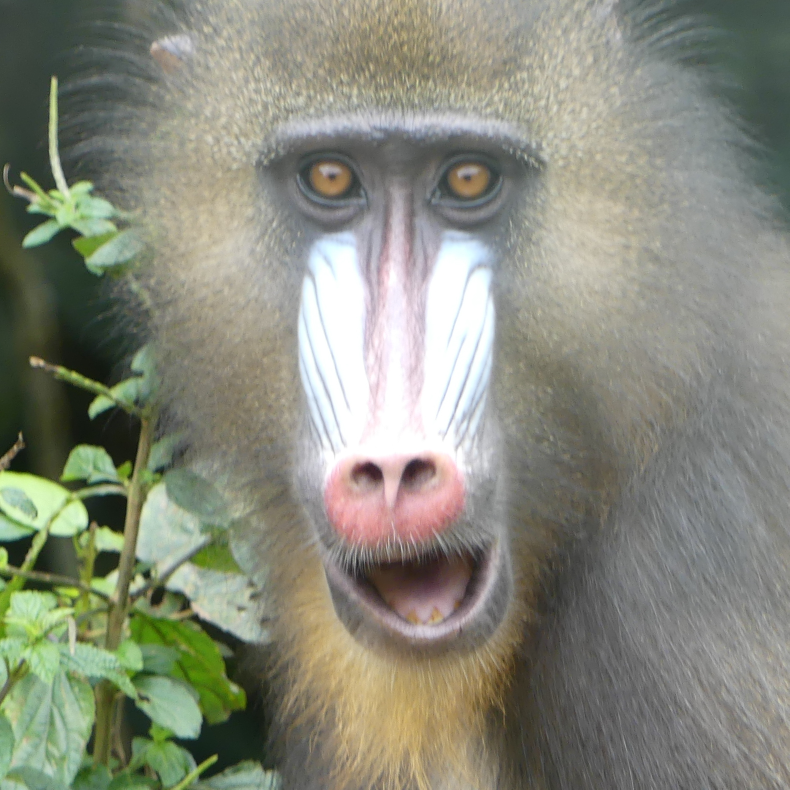
#> input picture face.jpg, 1579 x 1579 px (shown at 1/2 size)
$ python feature_detection.py   (Python 2 division)
#> lines starting #> are read from the running program, lines starting #| are printed output that depends on the picture
# coding=utf-8
import cv2
import numpy as np

img = cv2.imread("face.jpg", cv2.IMREAD_GRAYSCALE)
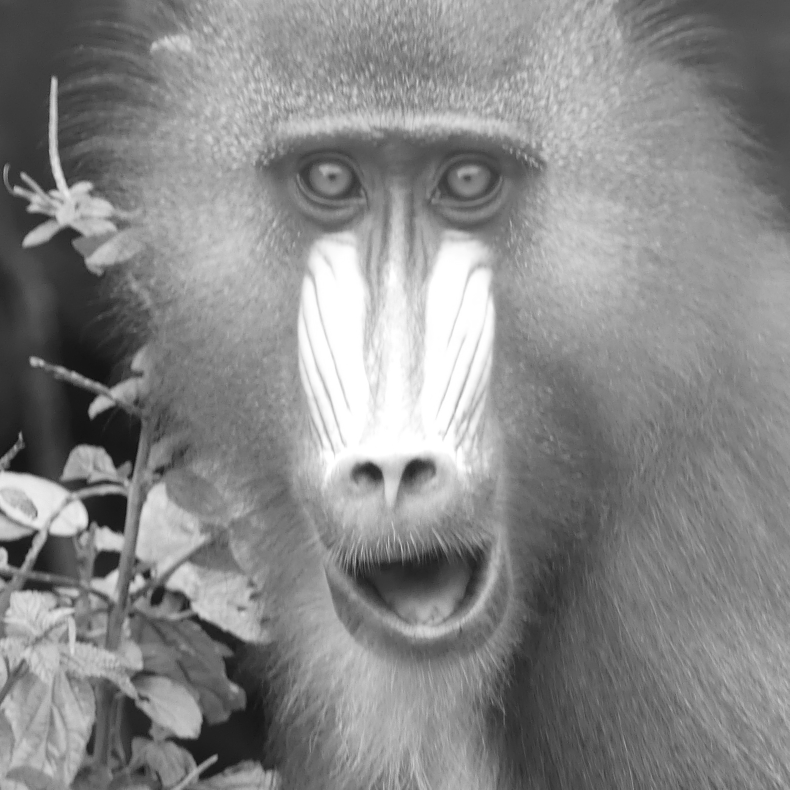
#> img: shape (1579, 1579) (shown at 1/2 size); min 6, max 255, mean 135.4

# Chargement des trois algorithmes
sift = cv2.xfeatures2d.SIFT_create()
#> (the run stopped early here; a loop or call above may not have finished)
